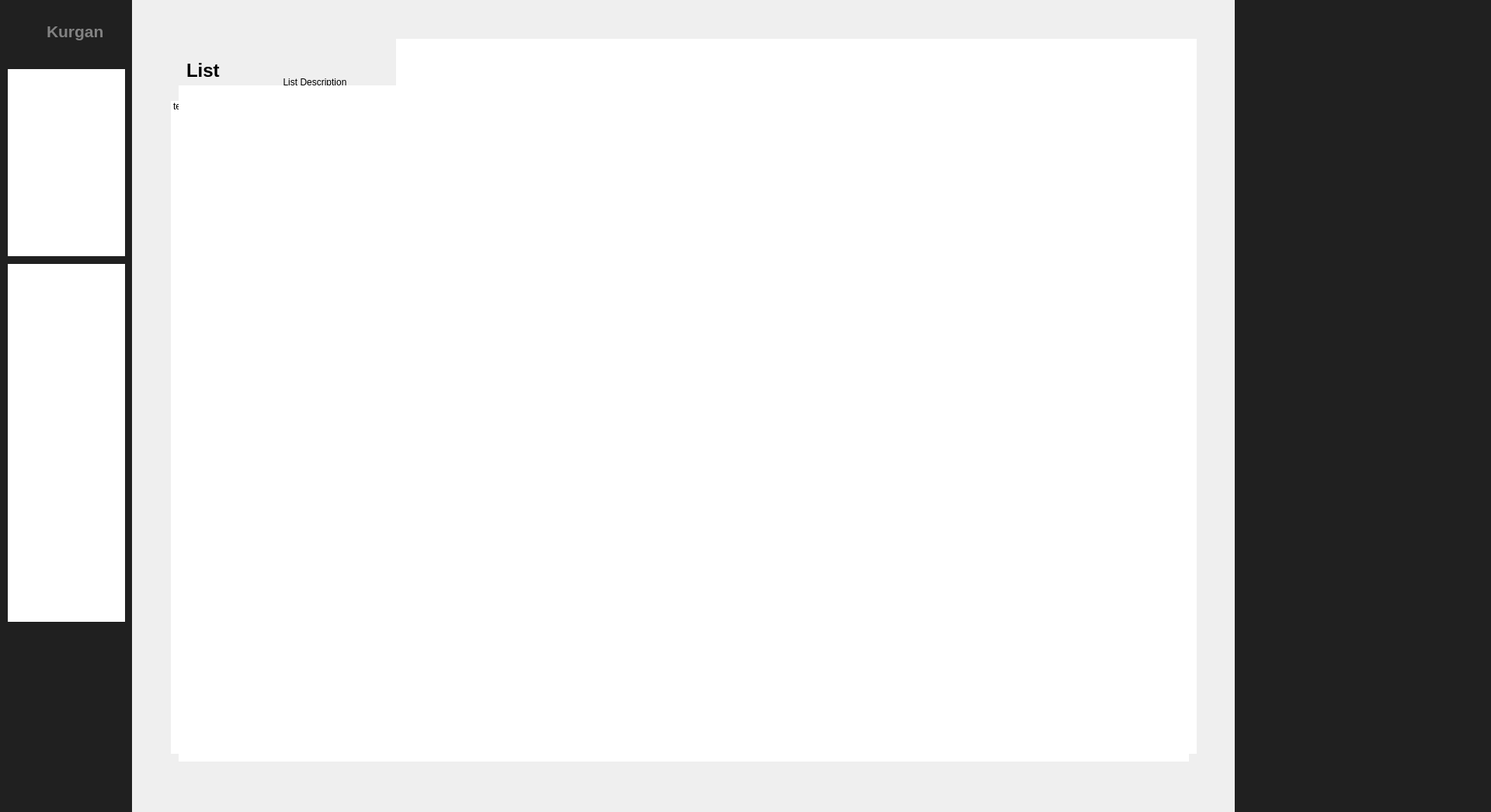
<?xml version="1.0" encoding="UTF-8"?>
<ui version="4.0">
 <class>MainWindow</class>
 <widget class="QMainWindow" name="MainWindow">
  <property name="geometry">
   <rect>
    <x>0</x>
    <y>0</y>
    <width>1920</width>
    <height>1046</height>
   </rect>
  </property>
  <property name="sizePolicy">
   <sizepolicy hsizetype="Minimum" vsizetype="Minimum">
    <horstretch>192</horstretch>
    <verstretch>108</verstretch>
   </sizepolicy>
  </property>
  <property name="minimumSize">
   <size>
    <width>0</width>
    <height>0</height>
   </size>
  </property>
  <property name="font">
   <font>
    <pointsize>16</pointsize>
   </font>
  </property>
  <property name="windowTitle">
   <string>Kurgan</string>
  </property>
  <widget class="QWidget" name="centralwidget">
   <widget class="QListWidget" name="notesAlpha">
    <property name="geometry">
     <rect>
      <x>10</x>
      <y>89</y>
      <width>151</width>
      <height>241</height>
     </rect>
    </property>
    <property name="font">
     <font>
      <family>Arial</family>
      <pointsize>12</pointsize>
     </font>
    </property>
    <property name="styleSheet">
     <string notr="true">border: 0px
</string>
    </property>
    <property name="frameShape">
     <enum>QFrame::NoFrame</enum>
    </property>
    <property name="layoutMode">
     <enum>QListView::SinglePass</enum>
    </property>
   </widget>
   <widget class="QLabel" name="smash">
    <property name="geometry">
     <rect>
      <x>10</x>
      <y>890</y>
      <width>151</width>
      <height>191</height>
     </rect>
    </property>
    <property name="font">
     <font>
      <pointsize>10</pointsize>
     </font>
    </property>
    <property name="autoFillBackground">
     <bool>false</bool>
    </property>
    <property name="styleSheet">
     <string notr="true">border:0px;
background: #202020;
color: rgba(255, 255, 255, 50);</string>
    </property>
    <property name="text">
     <string/>
    </property>
    <property name="wordWrap">
     <bool>true</bool>
    </property>
   </widget>
   <widget class="QListWidget" name="notesBeta">
    <property name="geometry">
     <rect>
      <x>10</x>
      <y>340</y>
      <width>151</width>
      <height>461</height>
     </rect>
    </property>
    <property name="font">
     <font>
      <family>Arial</family>
      <pointsize>12</pointsize>
     </font>
    </property>
    <property name="styleSheet">
     <string notr="true">border: 0px
</string>
    </property>
    <property name="frameShape">
     <enum>QFrame::NoFrame</enum>
    </property>
   </widget>
   <widget class="QFrame" name="leftSideBackground">
    <property name="geometry">
     <rect>
      <x>-30</x>
      <y>-50</y>
      <width>200</width>
      <height>5000</height>
     </rect>
    </property>
    <property name="minimumSize">
     <size>
      <width>0</width>
      <height>5000</height>
     </size>
    </property>
    <property name="maximumSize">
     <size>
      <width>16777215</width>
      <height>5000</height>
     </size>
    </property>
    <property name="styleSheet">
     <string notr="true">border:0px;
background: #202020
</string>
    </property>
    <property name="frameShape">
     <enum>QFrame::StyledPanel</enum>
    </property>
    <property name="frameShadow">
     <enum>QFrame::Raised</enum>
    </property>
   </widget>
   <widget class="QFrame" name="rightSideBackground">
    <property name="geometry">
     <rect>
      <x>1590</x>
      <y>-460</y>
      <width>430</width>
      <height>5000</height>
     </rect>
    </property>
    <property name="minimumSize">
     <size>
      <width>0</width>
      <height>5000</height>
     </size>
    </property>
    <property name="maximumSize">
     <size>
      <width>16777215</width>
      <height>5000</height>
     </size>
    </property>
    <property name="styleSheet">
     <string notr="true">border:0px;
background: #202020
</string>
    </property>
    <property name="frameShape">
     <enum>QFrame::StyledPanel</enum>
    </property>
    <property name="frameShadow">
     <enum>QFrame::Raised</enum>
    </property>
    <widget class="QTextEdit" name="rightside">
     <property name="geometry">
      <rect>
       <x>10</x>
       <y>470</y>
       <width>310</width>
       <height>981</height>
      </rect>
     </property>
     <property name="font">
      <font>
       <family>Arial</family>
       <pointsize>12</pointsize>
      </font>
     </property>
     <property name="styleSheet">
      <string notr="true">border: 0px</string>
     </property>
     <property name="verticalScrollBarPolicy">
      <enum>Qt::ScrollBarAlwaysOff</enum>
     </property>
     <property name="horizontalScrollBarPolicy">
      <enum>Qt::ScrollBarAlwaysOff</enum>
     </property>
    </widget>
   </widget>
   <widget class="QLabel" name="topLeftIcon_label">
    <property name="geometry">
     <rect>
      <x>17</x>
      <y>26</y>
      <width>31</width>
      <height>30</height>
     </rect>
    </property>
    <property name="styleSheet">
     <string notr="true">background: rgba(255, 255, 255, 0)</string>
    </property>
    <property name="text">
     <string/>
    </property>
    <property name="scaledContents">
     <bool>true</bool>
    </property>
    <property name="alignment">
     <set>Qt::AlignJustify|Qt::AlignVCenter</set>
    </property>
   </widget>
   <widget class="QLabel" name="kurgan_Label">
    <property name="geometry">
     <rect>
      <x>60</x>
      <y>10</y>
      <width>81</width>
      <height>61</height>
     </rect>
    </property>
    <property name="font">
     <font>
      <pointsize>16</pointsize>
      <weight>75</weight>
      <bold>true</bold>
     </font>
    </property>
    <property name="styleSheet">
     <string notr="true">border: 0px;
background: rgba(255, 255, 255, 0);
color: rgb(130, 130, 130)</string>
    </property>
    <property name="text">
     <string>Kurgan</string>
    </property>
   </widget>
   <widget class="QFrame" name="App_Mainframe">
    <property name="geometry">
     <rect>
      <x>170</x>
      <y>0</y>
      <width>1421</width>
      <height>1051</height>
     </rect>
    </property>
    <property name="styleSheet">
     <string notr="true">border: 0px</string>
    </property>
    <property name="frameShape">
     <enum>QFrame::NoFrame</enum>
    </property>
    <property name="frameShadow">
     <enum>QFrame::Raised</enum>
    </property>
    <widget class="QFrame" name="list_App_Frame">
     <property name="geometry">
      <rect>
       <x>0</x>
       <y>0</y>
       <width>1421</width>
       <height>1041</height>
      </rect>
     </property>
     <property name="frameShape">
      <enum>QFrame::StyledPanel</enum>
     </property>
     <property name="frameShadow">
      <enum>QFrame::Raised</enum>
     </property>
     <widget class="QLabel" name="list_label">
      <property name="geometry">
       <rect>
        <x>70</x>
        <y>70</y>
        <width>51</width>
        <height>41</height>
       </rect>
      </property>
      <property name="font">
       <font>
        <pointsize>18</pointsize>
        <weight>75</weight>
        <bold>true</bold>
       </font>
      </property>
      <property name="text">
       <string>List</string>
      </property>
     </widget>
     <widget class="QListWidget" name="list_list">
      <property name="geometry">
       <rect>
        <x>50</x>
        <y>130</y>
        <width>271</width>
        <height>841</height>
       </rect>
      </property>
      <item>
       <property name="text">
        <string>test</string>
       </property>
      </item>
     </widget>
     <widget class="QPlainTextEdit" name="list_text">
      <property name="geometry">
       <rect>
        <x>340</x>
        <y>50</y>
        <width>1031</width>
        <height>921</height>
       </rect>
      </property>
      <property name="font">
       <font>
        <pointsize>16</pointsize>
       </font>
      </property>
     </widget>
     <widget class="QPushButton" name="default_list_Button">
      <property name="geometry">
       <rect>
        <x>150</x>
        <y>90</y>
        <width>171</width>
        <height>31</height>
       </rect>
      </property>
      <property name="text">
       <string>List Description</string>
      </property>
     </widget>
     <zorder>list_label</zorder>
     <zorder>list_text</zorder>
     <zorder>default_list_Button</zorder>
     <zorder>list_list</zorder>
    </widget>
    <widget class="QFrame" name="mainText_Frame">
     <property name="geometry">
      <rect>
       <x>20</x>
       <y>20</y>
       <width>1381</width>
       <height>1001</height>
      </rect>
     </property>
     <property name="frameShape">
      <enum>QFrame::StyledPanel</enum>
     </property>
     <property name="frameShadow">
      <enum>QFrame::Raised</enum>
     </property>
     <widget class="QTextEdit" name="mainText">
      <property name="geometry">
       <rect>
        <x>40</x>
        <y>90</y>
        <width>1301</width>
        <height>871</height>
       </rect>
      </property>
      <property name="font">
       <font>
        <family>Arial</family>
        <pointsize>16</pointsize>
       </font>
      </property>
      <property name="contextMenuPolicy">
       <enum>Qt::DefaultContextMenu</enum>
      </property>
      <property name="toolTip">
       <string notr="true"/>
      </property>
      <property name="styleSheet">
       <string notr="true">border: 0px
</string>
      </property>
      <property name="frameShape">
       <enum>QFrame::NoFrame</enum>
      </property>
      <property name="lineWidth">
       <number>0</number>
      </property>
     </widget>
     <widget class="QLabel" name="mainText_Label">
      <property name="geometry">
       <rect>
        <x>43</x>
        <y>33</y>
        <width>261</width>
        <height>31</height>
       </rect>
      </property>
      <property name="font">
       <font>
        <pointsize>20</pointsize>
        <weight>75</weight>
        <bold>true</bold>
       </font>
      </property>
      <property name="styleSheet">
       <string notr="true">border: 0px;
background: rgba(255, 255, 255, 0);
color: rgb(247, 247, 247)</string>
      </property>
      <property name="text">
       <string/>
      </property>
     </widget>
     <widget class="QFrame" name="toolbarHolder_Frame">
      <property name="geometry">
       <rect>
        <x>310</x>
        <y>30</y>
        <width>921</width>
        <height>41</height>
       </rect>
      </property>
      <property name="frameShape">
       <enum>QFrame::StyledPanel</enum>
      </property>
      <property name="frameShadow">
       <enum>QFrame::Raised</enum>
      </property>
     </widget>
    </widget>
   </widget>
   <widget class="QPushButton" name="hide_Button">
    <property name="geometry">
     <rect>
      <x>20</x>
      <y>20</y>
      <width>131</width>
      <height>41</height>
     </rect>
    </property>
    <property name="autoFillBackground">
     <bool>false</bool>
    </property>
    <property name="styleSheet">
     <string notr="true">background-color: transparent;border:0px</string>
    </property>
    <property name="text">
     <string/>
    </property>
   </widget>
   <zorder>rightSideBackground</zorder>
   <zorder>leftSideBackground</zorder>
   <zorder>smash</zorder>
   <zorder>notesAlpha</zorder>
   <zorder>notesBeta</zorder>
   <zorder>topLeftIcon_label</zorder>
   <zorder>kurgan_Label</zorder>
   <zorder>App_Mainframe</zorder>
   <zorder>hide_Button</zorder>
  </widget>
  <action name="action5">
   <property name="text">
    <string>5</string>
   </property>
  </action>
 </widget>
 <resources/>
 <connections/>
</ui>
